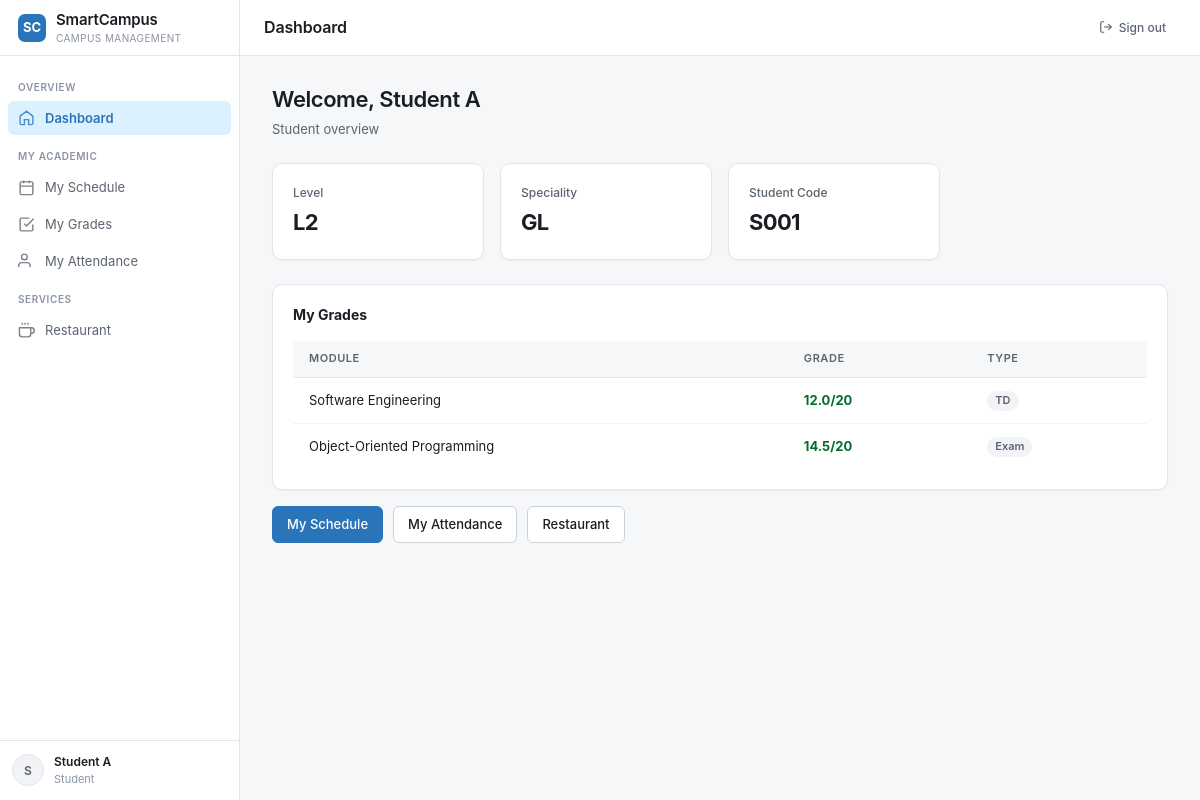
/dashboard (signed in), run on the app's committed database.
### tables this page shows
CREATE TABLE students (
            id          INTEGER PRIMARY KEY AUTOINCREMENT,
            code        TEXT    NOT NULL UNIQUE,
            first_name  TEXT    NOT NULL,
            last_name   TEXT    NOT NULL,
            email       TEXT    NOT NULL UNIQUE,
            level       TEXT    NOT NULL,
            speciality  TEXT    NOT NULL,
            user_id     INTEGER REFERENCES users(id)
        );

CREATE TABLE grades (
            id          INTEGER PRIMARY KEY AUTOINCREMENT,
            student_id  INTEGER NOT NULL REFERENCES students(id),
            module_id   INTEGER NOT NULL REFERENCES modules(id),
            value       REAL    NOT NULL,
            type        TEXT    NOT NULL DEFAULT 'Exam'
        );

CREATE TABLE modules (
            id          INTEGER PRIMARY KEY AUTOINCREMENT,
            code        TEXT    NOT NULL UNIQUE,
            title       TEXT    NOT NULL,
            credits     INTEGER NOT NULL DEFAULT 3,
            semester    INTEGER NOT NULL DEFAULT 1,
            teacher_id  INTEGER REFERENCES teachers(id)
        );

### app.py (the view, shortened to what this page needs)
@app.route("/dashboard")
@login_required()
def dashboard():
    db   = get_db()
    role = session["role"]
    stats = {}
    if role == "student":
        user_id = session["user_id"]
        student = row_to_dict(db.execute(
            "SELECT * FROM students WHERE user_id=?", (user_id,)
        ).fetchone())
        my_grades = []
        if student:
            my_grades = rows_to_list(db.execute(
                """SELECT g.value, g.type, m.title, m.code
                   FROM grades g JOIN modules m ON m.id=g.module_id
                   WHERE g.student_id=? ORDER BY m.code""",
                (student["id"],)
            ).fetchall())
        db.close()
        return render_template("dashboard_student.html",
                               student=student, my_grades=my_grades)

### app.py (called while the page is built)
def login_required(roles=None):
    def decorator(f):
        @functools.wraps(f)
        def wrapped(*args, **kwargs):
            if "user_id" not in session:
                flash("Please sign in first.", "warning")
                return redirect(url_for("login"))
            if roles and session.get("role") not in roles:
                flash("Access denied.", "danger")
                return redirect(url_for("dashboard"))
            return f(*args, **kwargs)
        return wrapped
    return decorator

def row_to_dict(row):
    return dict(row) if row else None

def rows_to_list(rows):
    return [dict(r) for r in rows]

### database.py (called while the page is built)
def get_db():
    conn = sqlite3.connect(DB_PATH)
    conn.row_factory = sqlite3.Row
    conn.execute("PRAGMA foreign_keys = ON")
    return conn

### templates/dashboard_student.html
{% extends "base.html" %}
{% block page_title %}Dashboard{% endblock %}
{% block content %}
<div class="page-header">
  <div><h1>Welcome, {{ session.name }}</h1><p>Student overview</p></div>
</div>
{% if student %}
<div class="card-grid">
  <div class="card"><div class="stat-label">Level</div><div class="stat-value" style="font-size:22px;">{{ student.level }}</div></div>
  <div class="card"><div class="stat-label">Speciality</div><div class="stat-value" style="font-size:22px;">{{ student.speciality }}</div></div>
  <div class="card"><div class="stat-label">Student Code</div><div class="stat-value" style="font-size:22px;">{{ student.code }}</div></div>
</div>
<div class="card" style="margin-top:8px;">
  <strong style="font-size:14px;display:block;margin-bottom:16px;">My Grades</strong>
  {% if my_grades %}
  <table>
    <thead><tr><th>Module</th><th>Grade</th><th>Type</th></tr></thead>
    <tbody>
      {% for g in my_grades %}
      <tr>
        <td>{{ g.title }}</td>
        <td>
          <strong {% if g.value >= 10 %}style="color:oklch(0.45 0.15 155)"{% else %}style="color:oklch(0.55 0.18 25)"{% endif %}>
            {{ g.value }}/20
          </strong>
        </td>
        <td><span class="badge badge-muted">{{ g.type }}</span></td>
      </tr>
      {% endfor %}
    </tbody>
  </table>
  {% else %}
  <div class="empty-state"><p>No grades yet.</p></div>
  {% endif %}
</div>
<div style="display:flex;gap:10px;margin-top:16px;">
  <a href="{{ url_for('schedule') }}" class="btn btn-primary">My Schedule</a>
  <a href="{{ url_for('attendance') }}" class="btn">My Attendance</a>
  <a href="{{ url_for('restaurant') }}" class="btn">Restaurant</a>
</div>
{% else %}
<div class="card"><div class="empty-state"><p>Your student profile is not linked to this account. Please contact an administrator.</p></div></div>
{% endif %}
{% endblock %}

### templates/base.html (style rules this page uses)
*, *::before, *::after { box-sizing: border-box; }
html, body { height: 100%; margin: 0; }
body { font-family: 'Inter', -apple-system, BlinkMacSystemFont, 'Segoe UI', system-ui, sans-serif; background: #f6f7f9; color: #1a1d23; font-size: 14px; line-height: 1.45; -webkit-font-smoothing: antialiased; }
.page-header { display: flex; align-items: flex-end; justify-content: space-between; margin-bottom: 24px; gap: 16px; flex-wrap: wrap; }
.page-header h1 { margin: 0; font-size: 22px; font-weight: 600; letter-spacing: -0.02em; }
.page-header p { margin: 4px 0 0; color: #5b6470; font-size: 13px; }
.btn { display: inline-flex; align-items: center; gap: 6px; padding: 8px 14px; border-radius: 6px; border: 1px solid #cbd2db; background: #fff; color: #1a1d23; font-size: 13px; font-weight: 500; font-family: inherit; cursor: pointer; text-decoration: none; white-space: nowrap; transition: background 0.12s; }
.btn-primary { background: oklch(0.55 0.13 250); color: #fff; border-color: oklch(0.55 0.13 250); }
.card { background: #fff; border: 1px solid #e2e6ec; border-radius: 10px; padding: 20px; box-shadow: 0 1px 2px rgba(15,20,30,.04); }
.card-grid { display: grid; grid-template-columns: repeat(auto-fill, minmax(200px, 1fr)); gap: 16px; margin-bottom: 24px; }
.stat-label { font-size: 12px; color: #5b6470; font-weight: 500; margin-bottom: 6px; }
.stat-value { font-size: 32px; font-weight: 700; letter-spacing: -0.03em; }
table { width: 100%; border-collapse: collapse; }
th { background: #f6f7f9; font-size: 11px; font-weight: 600; text-transform: uppercase; letter-spacing: 0.05em; color: #5b6470; padding: 10px 16px; text-align: left; border-bottom: 1px solid #e2e6ec; }
td { padding: 12px 16px; font-size: 13px; border-bottom: 1px solid #f1f3f6; vertical-align: middle; }
tr:last-child td { border-bottom: none; }
.badge { display: inline-flex; align-items: center; padding: 2px 8px; border-radius: 20px; font-size: 11px; font-weight: 600; }
.badge-muted { background: #f1f3f6; color: #5b6470; }

### data on the page
students: level "L2", speciality "GL", code "S001"
grades: title "Software Engineering", value "12.0", type "TD"
grades: title "Object-Oriented Programming", value "14.5", type "Exam"

### other printed values
{{ session.name[0].upper() }} "S"
{{ session.name }} "Student A"
{{ session.role | capitalize }} "Student"
